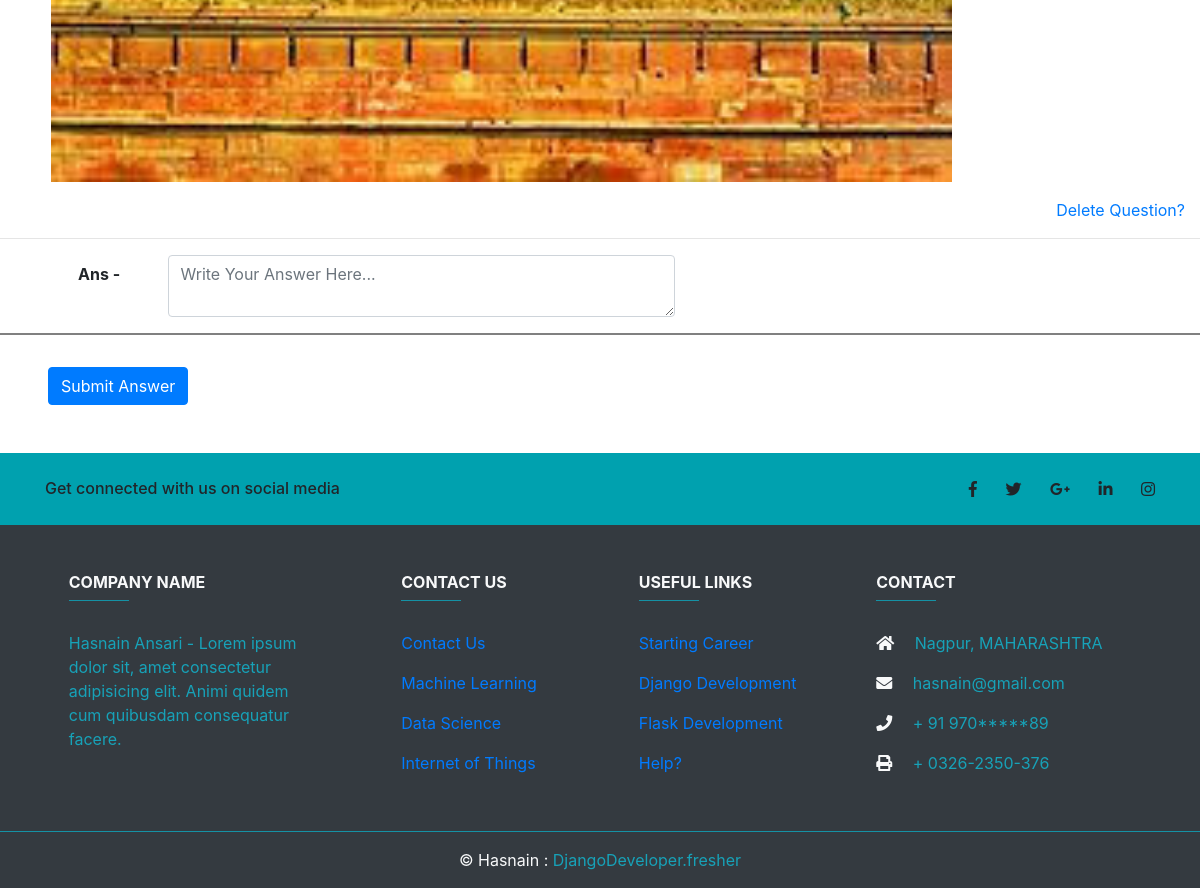
Before: /student (signed in, lower part) with the older database file.
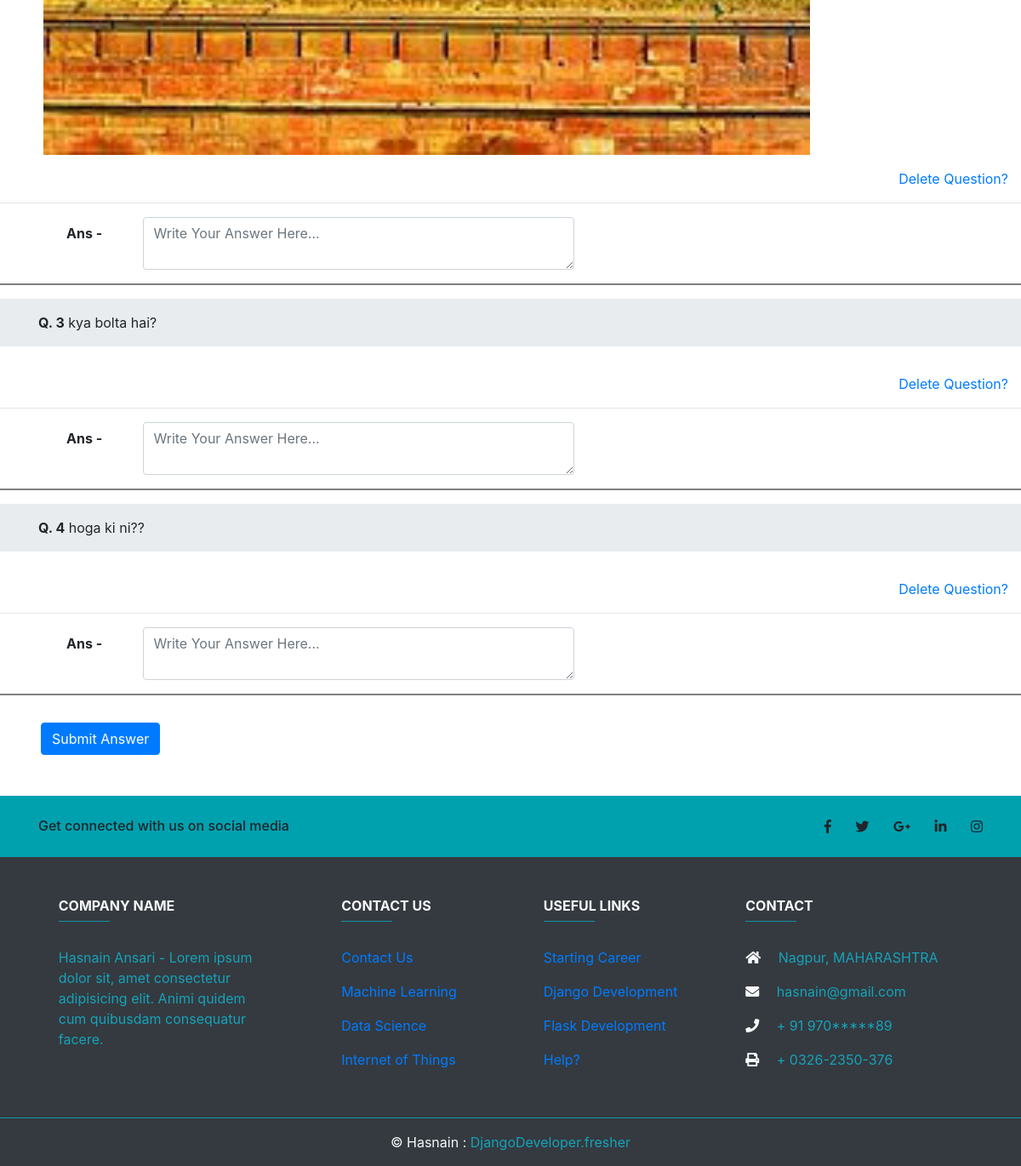
After: the same page with the newer database file.
### exam_news/models.py (models this page shows)
class TecherData(models.Model):
    writtenquestion = models.CharField(default='',max_length= 330, blank = True, null=True )
    imagequestion = models.ImageField(upload_to="pics", default = '', blank = True, null=True )
    option1 = models.CharField(default='A',max_length= 150)
    option2 = models.CharField(default='B',max_length= 150)
    option3 = models.CharField(default='C',max_length= 150)
    option4 = models.CharField(default='D',max_length= 150)

### exam_news/views.py (the view, shortened to what this page needs)
# urls.py: path('student', views.student , name = 'student'),
def student(request,post_id=None):
    teach = Teacher.objects.all().last()
    teachQ = TecherData.objects.all()  # [::-1] for showing in reverse order
    return render(request, 'student.html', {'teach':teach, 'teachQ':teachQ})

### templates/student.html (shortened to what this page needs)
{% extends 'base.html' %}
{% block content %}
{% if user.is_authenticated %}
{% for techr in teachQ %}
{% if techr.writtenquestion %}
<div class="jumbotron jumbotron-fluid pt-3 pb-3">
  <div class="container">
    <b>Q. {{forloop.counter}}</b> {{techr.writtenquestion}}
  </div>
</div>
{% elif techr.imagequestion %}
<a href={{techr.imagequestion.url}}>
  <img src="{{techr.imagequestion.url}}" class="img-fluid p-3" style="width:933px; height: auto;"
    alt="{{techr.imagequestion.url}}">
</a>
{% endif %}
    {% if user.is_staff %}
    <div class="col">
      <a href="{% url 'delete_question' techr.id %}">
        <p class="text-right ">Delete Question?</p>
      </a>
    </div>
    {% endif %}
<hr>
<div class="container pl-5 pr-5">
  <form action="student" method="post">
    <div class="form-group row">
      <label class="col-sm-1 col-form-label"><b>Ans -</b></label>
      <div class="col-sm-6">
        <textarea type="name" name="examsubmit" placeholder="Write Your Answer Here..." class="form-control" id="name"></textarea>
      </div>
    </div>
</div>
<hr style="height:2px;border-width:0;color:gray;background-color:gray" class="hr mt-3 mb-3">
{% endfor %}
<button type="button" class="btn btn-primary ml-5 mb-5 mt-3" data-toggle="modal" data-target="#exampleModal">
  Submit Answer
</button>
{% endif %}
{% endblock %}

### templates/base.html (shortened to what this page needs)
<!doctype html>
<html lang="en">
<head>
  <link rel="stylesheet" href="https://stackpath.bootstrapcdn.com/bootstrap/4.5.0/css/bootstrap.min.css"
>
</head>
<body>
  {% block content %}
  {% endblock %}
  <link rel="stylesheet" href="https://use.fontawesome.com/releases/v5.7.0/css/all.css"
>
  <footer class="page-footer font-small bg-dark">
    <div style="background-color: #00A1AF;">
      <div class="container">
        <div class="row py-4 d-flex align-items-center">
          <div class="col-md-6 col-lg-5 text-center text-md-left mb-4 mb-md-0">
            <h6 class="mb-0 ">Get connected with us on social media</h6>
          </div>
          <div class="col-md-6 col-lg-7 text-center text-md-right">
            <a class="fb-ic">
              <i class="fab fa-facebook-f white-text mr-4"> </i>
            </a>
            <a class="tw-ic">
              <i class="fab fa-twitter white-text mr-4"> </i>
            </a>
            <a class="gplus-ic">
              <i class="fab fa-google-plus-g white-text mr-4"> </i>
            </a>
            <a class="li-ic">
              <i class="fab fa-linkedin-in white-text mr-4"> </i>
            </a>
            <a class="ins-ic">
              <i class="fab fa-instagram white-text"> </i>
            </a>
          </div>
        </div>
      </div>
    </div>
    <div class="container text-center text-md-left mt-5">
      <div class="row mt-3">
        <div class="col-md-3 col-lg-4 col-xl-3 mx-auto mb-4">
          <h6 class="text-uppercase font-weight-bold text-light">Company name</h6>
          <hr class="bg-info accent-2 mb-4 mt-0 d-inline-block mx-auto" style="width: 60px;">
          <p class="text text-info">Hasnain Ansari - Lorem ipsum dolor sit, amet consectetur adipisicing elit. Animi quidem cum quibusdam consequatur facere.</p>
        </div>
        <div class="col-md-2 col-lg-2 col-xl-2 mx-auto mb-4">
          <h6 class="text-uppercase font-weight-bold text-light">Contact Us</h6>
          <hr class="bg-info accent-2 mb-4 mt-0 d-inline-block mx-auto" style="width: 60px;">
          <p>
            <a href="contact">Contact Us</a>
          </p>
          <p>
            <a href="#!">Machine Learning</a>
          </p>
          <p>
            <a href="#!">Data Science</a>
          </p>
          <p>
            <a href="#!">Internet of Things</a>
          </p>
        </div>
        <div class="col-md-3 col-lg-2 col-xl-2 mx-auto mb-4">
          <h6 class="text-uppercase font-weight-bold text-light">Useful links</h6>
          <hr class="bg-info accent-2 mb-4 mt-0 d-inline-block mx-auto" style="width: 60px;">
          <p>
            <a href="#!">Starting Career</a>
          </p>
          <p>
            <a href="#!">Django Development</a>
          </p>
          <p>
            <a href="#!">Flask Development</a>
          </p>
          <p>
            <a href="#!">Help?</a>
          </p>
        </div>
        <div class="col-md-4 col-lg-3 col-xl-3 mx-auto mb-md-0 mb-4">
          <h6 class="text-uppercase font-weight-bold text-light">Contact</h6>
          <hr class="bg-info accent-2 mb-4 mt-0 d-inline-block mx-auto" style="width: 60px;">
          <p class="text text-info">
            <i class="fas fa-home mr-3 text-light"></i> Nagpur, MAHARASHTRA</p>
          <p class="text text-info">
            <i class="fas fa-envelope mr-3 text-light"></i> hasnain@gmail.com</p>
          <p class="text text-info">
            <i class="fas fa-phone mr-3 text-light"></i> + 91 970*****89</p>
          <p class="text text-info">
            <i class="fas fa-print mr-3 text-light"></i> + 0326-2350-376</p>
        </div>
      </div>
    </div>
    <hr class="hr mb-0 bg-info">
    <div class="footer-copyright text-center py-3 text-light">© Hasnain :
      <a class="text-info" href="https://docs.djangoproject.com/en/3.1/"> DjangoDeveloper.fresher</a>
    </div>
  </footer>
</body>
</html>

Changed rows visible on the page:
added TecherData: writtenquestion "kya bolta hai?"
added TecherData: writtenquestion "hoga ki ni??"
